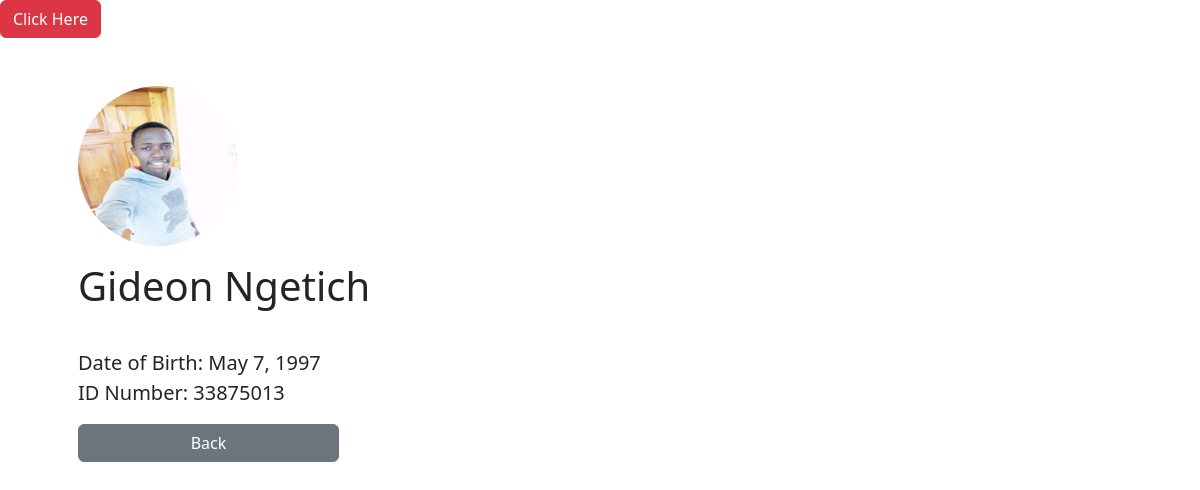
The page /playground/members/Gideon/ on the database its author committed.
### playground/models.py (models this page shows, shortened)
class Members(models.Model):
    firstname = models.CharField(max_length=200)
    lastname = models.CharField(max_length=200)
    dob = models.DateField(default=datetime.now)
    idnumber = models.IntegerField(null=True)
    photo = models.ImageField(default='default.jpg', blank=True)

### playground/views.py (the view)
# urls.py: path('members/<str:firstname>/', views.members_detail, name='member'),
def members_detail(request, firstname):
    member = Members.objects.get(firstname=firstname)
    return render(request, 'member_detail.html', {'member': member})

### playground/templates/member_detail.html (shortened to what this page needs)
{% extends "base.html" %}
{% block content %}
<div class="lead container p-5">
    <div>
        <p>
            <img src="{{ member.photo.url  }}" alt="" style=" width:10rem; height: 10rem; border-radius :50%;
            ">
            <br>
        <h3 class="display-6">{{member.firstname}} {{member.lastname}}</h3>
        <br>
        Date of Birth: {{member.dob}}
        <br>
        ID Number: {{member.idnumber}}
        </p>
        <a href="{% url 'members' %}" class="btn btn-secondary w-25">Back</a>
    </div>
</div>
{% endblock content %}

### rows shown on the page
Members: photo (picture), firstname "Gideon", lastname "Ngetich", dob "May 7, 1997", idnumber "33875013"
